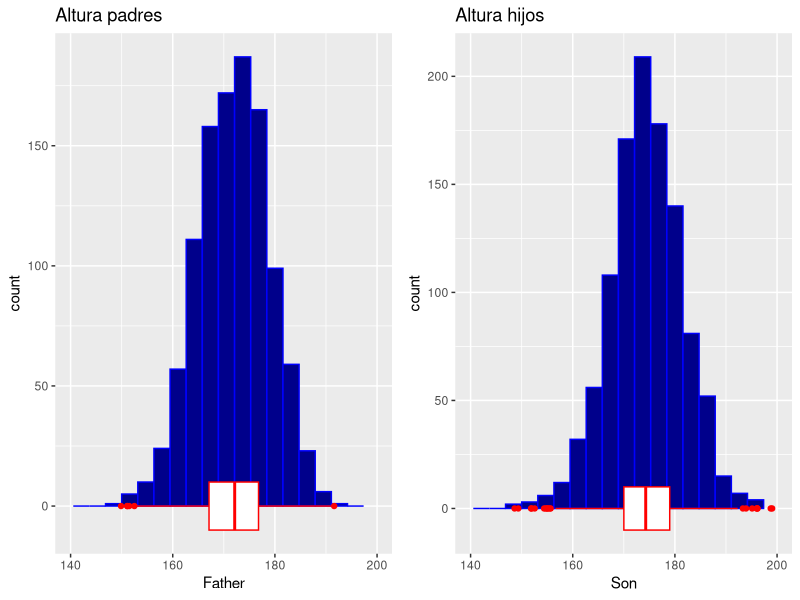

Recreate this plot in R. (Note: this script raises an error after producing the figure.)
## ---- chunk 1
library(tidyverse)
## ---- chunk 2
df=read.table('data/father_son.txt', header=TRUE)
head(df)
summary(df)
## ---- chunk 3
df_cm <- df |> mutate (Father=Father*2.54, Son=Son*2.54)
## ---- chunk 4
g1 <- ggplot(df_cm, aes(x=Father))+
  geom_histogram(bins=20, color='blue', fill='dark blue') +
  geom_boxplot(width=20, color='red') + 
  ggtitle("Altura padres") +
  xlim(c(140,200))
 
g2 <- ggplot(df_cm, aes(x=Son)) +
  geom_histogram(bins=20, color='blue', fill='dark blue') +
  geom_boxplot(width=20, color='red') + 
  ggtitle("Altura hijos") +
  xlim(c(140,200))

gridExtra::grid.arrange(g1, g2, ncol=2)  

## ---- chunk 5
model <- lm(df_galton_cm, formula=Son~Father)
summary(model)
## ---- chunk 6
ggplot(df_cm, aes(x=Father, y=Son))+geom_point(color='blue')+
  geom_smooth(method='lm', formula = y~x, color='red')+
  xlab('Padre')+ylab('Hijo')+
  ggtitle("Relación de alturas entre padres e hijos")
## ---- chunk 7

## ---- chunk 8

## ---- chunk 9

## ---- chunk 10
bajos <- df_cm |> filter(Father < 170) |>
  pivot_longer(c(Father,Son), names_to = "sujeto", values_to= "altura") |>
  ggplot(aes(x=altura, color=sujeto)) + 
  geom_histogram(binwidth = 1, aes(fill=sujeto), alpha=0.2) +
  geom_boxplot(aes(y=-10), width =10) +
  theme_bw() +
  ggtitle("Padres de altura < 170 cm")
## ---- chunk 11
altos <- df_cm |> filter(Father > 180) |>
  pivot_longer(c(Father,Son), names_to = "sujeto", values_to= "altura") |>
  ggplot(aes(x=altura, color=sujeto)) + 
  geom_histogram(binwidth = 1, aes(fill=sujeto), alpha=0.2) +
  geom_boxplot(aes(y=-10), width =10) +
  theme_bw() +
  ggtitle("Padres de altura > 180 cm")

gridExtra::grid.arrange(bajos, altos, ncol=2)
